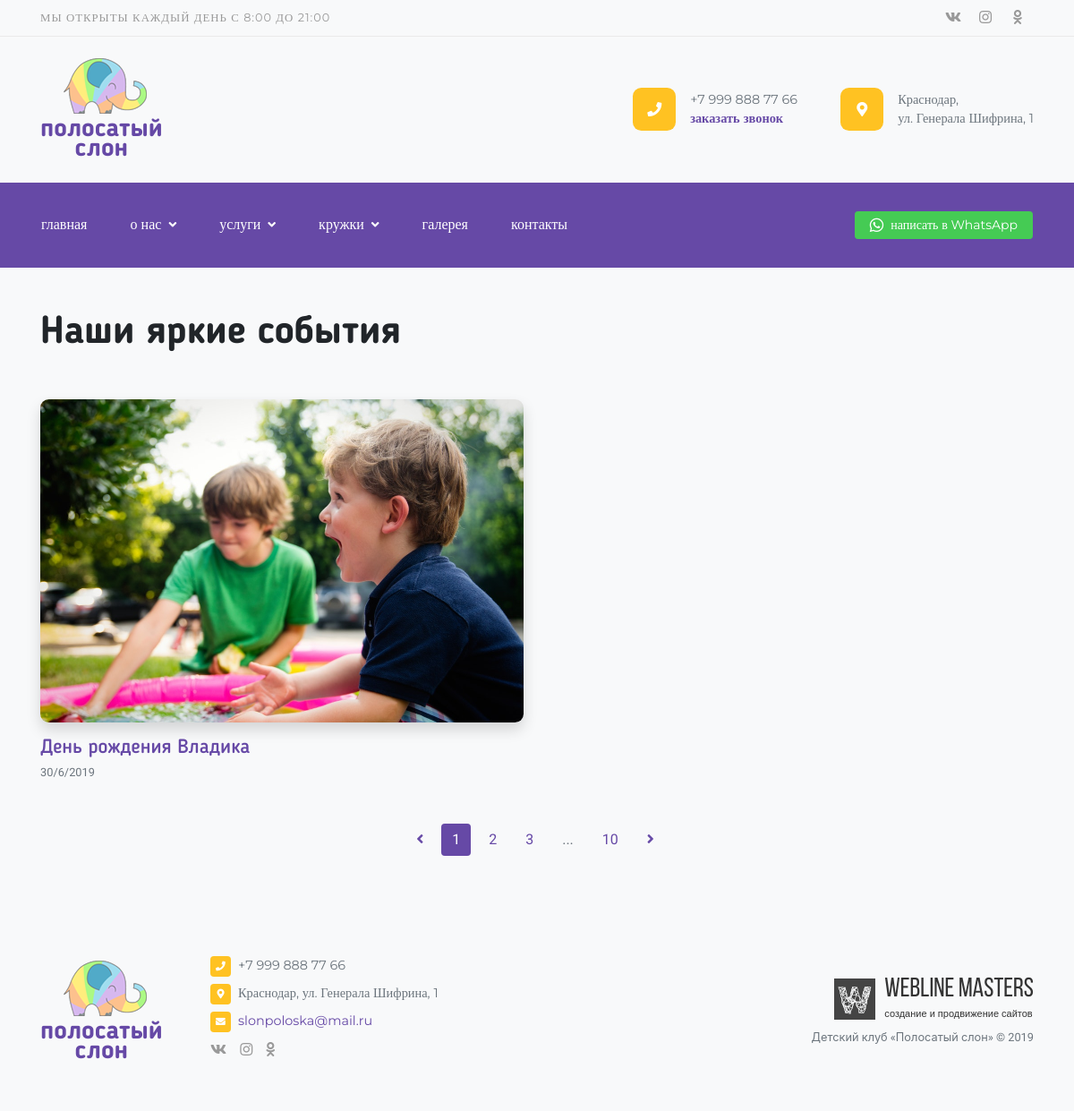
Page /gallery/ on the committed database.
### contacts/models.py (models this page shows, shortened)
class Social(models.Model):
    name = models.CharField(max_length=250, verbose_name='Название социальной сети')
    link = models.URLField(max_length=250, verbose_name='Ссылка')
    class Meta:
        verbose_name = 'Социальная сеть'
        verbose_name_plural = 'Социальные сети'

class Phone(models.Model):
    phone = models.CharField(max_length=20, verbose_name='Телефон')
    class Meta:
        verbose_name = 'Телефон'
        verbose_name_plural = 'Телефоны'
    def __str__(self):
        return '%s' % self.phone

class Address(models.Model):
    address = models.CharField(max_length=250, verbose_name='Адрес')
    class Meta:
        verbose_name = 'Адрес'
        verbose_name_plural = 'Адреса'
    def __str__(self):
        return '%s' % self.address

class Email(models.Model):
    email = models.CharField(max_length=20, verbose_name='E-mail')
    class Meta:
        verbose_name = 'E-mail'
        verbose_name_plural = 'E-mails'
    def __str__(self):
        return '%s' % self.email

### gallery/models.py (models this page shows, shortened)
class Album(SEOOptimizable):
    title = models.CharField(max_length=250, unique=True, verbose_name='Название')
    def get_picture_url(self, filename):
        ext = filename.split('.')[-1]
        filename = '%s.%s' % (self.id, ext)
        return 'images/albums/%s' % filename
    image = models.ImageField(upload_to=get_picture_url, verbose_name='Изображение')
    text = models.TextField(verbose_name='Текст')
    date = models.DateField(default=date.today, verbose_name='Дата создания')
    slug = models.SlugField(max_length=250, verbose_name='Slug', unique=True)
    def get_absolute_url(self):
        return reverse('album', args=[self.slug])
    class Meta:
        verbose_name = 'Альбом'
        verbose_name_plural = 'Альбомы'

### gallery/views.py (the view)
# urls.py: path('', views.GalleryView.as_view(), name='gallery'),
class GalleryView(View):
    def get(self, request):
        albums = Album.objects.all()
        context = {
            'albums': albums,
        }
        return render(request, 'gallery/gallery.html', context)

### landing/context_processors.py (called while the page is built)
def context_info(request):
    phone = Phone.objects.first()
    messenger = Messenger.objects.first()
    address = Address.objects.first()
    email = Email.objects.first()
    socials = Social.objects.all()
    seo_titles = TitleTag.objects.all()
    callback_form = CallBackForm()
    context = {
        'phone': phone,
        'address': address,
        'email': email,
        'messenger': messenger,
        'socials': socials,
        'seo_titles': seo_titles,
        'callback_form': callback_form,
    }
    return context

### templates/gallery/gallery.html
{% extends 'base.html' %}
{% load imagefit %}
{% block content %}
<div class="container pb-4 pb-lg-5">
    <h1 class="mt-0 mb-lg-5 mb-4">Наши яркие события</h1>
    <div class="row">
        {% for album in albums %}
            <div class="col-sm-6">
                <div class="gallery-item mb-4">
                    <img src="{{ album.image.url|resize:'album' }}" class="w-100 rounded-lg mb-3 shadow transition" alt="...">
                    <a href="{{ album.get_absolute_url }}" class="stretched-link font-3 h4 font-weight-normal mb-1 mt-0 d-block">{{ album.title }}</a>
                    <span class="text-muted small d-block">{{ album.date|date:"j/n/Y" }}</span>
                </div>
            </div>
        {% endfor %}
    </div>
    <div class="d-flex justify-content-center pt-4">
        <ul class="pagination">
            <li class="page-item">
                <a class="page-link" href="#" tabindex="-1"><i class="fas fa-angle-left"></i></a>
            </li>
            <li class="page-item active">
                <a class="page-link" href="#">1</a>
            </li>
            <li class="page-item">
                <a class="page-link" href="#">2</a>
            </li>
            <li class="page-item">
                <a class="page-link" href="#">3</a>
            </li>
            <li class="page-item disabled">
                <a class="page-link" href="#">...</a>
            </li>
            <li class="page-item">
                <a class="page-link" href="#">10</a>
            </li>
            <li class="page-item">
                <a class="page-link" href="#"><i class="fas fa-angle-right"></i></a>
            </li>
        </ul>
    </div>
</div>
{% endblock content %}

### templates/base.html (shortened to what this page needs)
<!doctype html>
<html lang="ru">
    <head>
        {% include '__head.html' %}
    </head>
    <body>
        {% include '__header.html' %}
        {% block content %}
        {% endblock content %}
        {% include '__footer.html' %}
    </body>
</html>

### templates/__head.html (shortened to what this page needs)
{% load static %}
<link rel="stylesheet" href="https://use.fontawesome.com/releases/v5.8.2/css/all.css">
<link rel="stylesheet" href="{% static 'css/bootstrap.min.css' %}">
<link rel="stylesheet" href="{% static 'css/smartphoto.min.css' %}">
<link rel="stylesheet" href="{% static 'css/style.css' %}">

### templates/__header.html (shortened to what this page needs)
{% load static %}
{% load flatpages %}
{% get_flatpages as flatpages %}
<div class="bg-light border-bottom border-gray d-none d-lg-block top-bar">
    <div class="container d-flex justify-content-between align-items-center">
        <span class="small mr-auto text-gray text-uppercase font-2 letter-spacing">
            Мы открыты каждый день с 8:00 до 21:00
        </span>
        {% for social in socials %}
            <a href="{{ social.link }}" target="_blank" class="text-gray py-2
                                                                {% if social.name == 'vk' %} vk {% endif %}
                                                                {% if social.name == 'instagram' %} inst {% endif %}
                                                                {% if social.name == 'odnoklassniki' %} odn {% endif %}">
                                                                <i class="fab fa-{{ social.name }}"></i></a>
        {% endfor %}
    </div>
</div>
<div class="bg-light py-4 d-none d-lg-block top-bar-2">
    <div class="container d-flex justify-content-between align-items-center">
        <div class="position-relative text-center logo mr-auto">
            <img src="{% static 'images/logo.png' %}" class="ml-2 mb-2">
            <a href="{% url 'index' %}" class="stretched-link text-lowercase d-block font-3 font-weight-bolder">полосатый<br>слон</a>
        </div>
        <div class="top-contact d-flex justify-content-between align-items-center mr-5">
            <span class="bg-warning text-center rounded-lg mr-3"><i class="fas fa-phone text-white"></i></span>
            <div>
                <p class="text-muted font-2 smaller m-0">{{ phone }}</p>
                <p class="font-2 smaller font-weight-bold m-0"><a href="#" data-toggle="modal" data-target="#CallBackModal">заказать звонок</a></p>
            </div>
        </div>
        <div class="top-contact d-flex justify-content-between align-items-center">
            <span class="bg-warning text-center rounded-lg mr-3"><i class="fas fa-map-marker-alt text-white"></i></span>
            <div>
                <p class="text-muted font-2 smaller m-0 w-10">{{ address|safe }}</p>
            </div>
        </div>
    </div>
</div>
<nav class="navbar navbar-expand-lg navbar-dark bg-primary sticky-top py-lg-4 mb-lg-5 mb-4 py-1">
    <div class="container px-3">
        <div class="collapse navbar-collapse">
            <ul class="navbar-nav mr-auto">
                <li class="nav-item">
                    <a class="nav-link text-lowercase font-2" href="{% url 'index' %}">главная</a>
                </li>
                <li class="nav-item dropdown">
                    <a class="nav-link text-lowercase dropdown-toggle font-2" href="{% url 'content_startpoint' %}">
                        о нас<i class="fas fa-angle-down fa-sm ml-2"></i>
                    </a>
                </li>
                <li class="nav-item dropdown">
                    <a class="nav-link text-lowercase dropdown-toggle font-2" href="catalogue-startpoint.html">
                        услуги<i class="fas fa-angle-down fa-sm ml-2"></i>
                    </a>
                </li>
                <li class="nav-item dropdown">
                    <a class="nav-link text-lowercase dropdown-toggle font-2" href="catalogue-startpoint.html">
                        кружки<i class="fas fa-angle-down fa-sm ml-2"></i>
                    </a>
                </li>
                <li class="nav-item">
                    <a class="nav-link text-lowercase font-2" href="{% url 'gallery' %}">галерея</a>
                </li>
                <li class="nav-item">
                    <a class="nav-link text-lowercase font-2" href="{% url 'contacts' %}">контакты</a>
                </li>
            </ul>
            <span class="navbar-text">
                <a href="https://wa.me/{{ messenger.number }}?text=Текст%20стандартного%20сообщения." target="_blank" class="btn btn-secondary btn-sm text-white font-2 small"><i class="fab fa-whatsapp align-middle mr-2" style="color: #fff; font-size: 1.1rem;"></i><span class="d-none d-xl-inline">написать в </span>WhatsApp</a>
            </span>
        </div>
    </div>
</nav>

### templates/__footer.html
{% load static %}
<footer class="footer bg-light py-4 py-lg-5">
    <div class="container">
        <div class="row d-flex align-items-center">
            <div class="col-lg-2">
                <div class="position-relative d-lg-inline-block d-none text-center logo">
                    <img src="{% static 'images/logo.png' %}" class="ml-2 mb-2">
                    <a href="{% url 'index' %}" class="stretched-link text-lowercase d-block font-3 font-weight-bolder">полосатый<br>слон</a>
                </div>
            </div>
            <div class="col-xl-7 col-lg-6 col-md-6">
                <ul class="list-unstyled">
                    <li class="smaller d-flex justify-content-start align-items-start">
                        <i class="fas fa-phone fa-xs fcm mr-2"></i>
                        <p class="m-0 font-2 text-muted">{{ phone }}</p>
                    </li>
                    <li class="smaller d-flex justify-content-start align-items-start">
                        <i class="fas fa-map-marker-alt fa-xs fcm mr-2"></i>
                        <p class="m-0 font-2 text-muted">{{ address|striptags }}</p>
                    </li>
                    <li class="smaller d-flex justify-content-start align-items-start">
                        <i class="fas fa-envelope fa-xs fcm mr-2"></i>
                        <p class="m-0 font-2 text-muted"><a href="mailto:{{ email }}">{{ email }}</a></p>
                    </li>
                    <li>
                        {% for social in socials %}
                            <a href="{{ social.link }}" target="_blank" class="text-gray
                                                                               {% if social.name == 'vk' %} vk {% endif %}
                                                                               {% if social.name == 'instagram' %} inst {% endif %}
                                                                               {% if social.name == 'odnoklassniki' %} odn {% endif %}">
                                                                               <i class="fab fa-{{ social.name }}"></i></a>
                        {% endfor %}
                    </li>
                </ul>
            </div>
            <div class="col-xl-3 col-lg-4 col-md-6">
                <a class="devlogo mb-1 mt-4 mt-md-0 ml-md-auto" href="http://wlms.info" target="_blank">
                    <img src="{% static 'images/devlogo.png' %}" alt="...">
                    <div class="devlogo-text">
                        <span>Webline Masters</span>
                        <span>создание и продвижение сайтов</span>
                    </div>
                </a>
                <p class="m-0 text-muted small text-md-right">Детский клуб «Полосатый слон» © 2019</p>
            </div>
        </div>
    </div>
</footer>

### templates/__scripts.html (shortened to what this page needs)
 {% load static %}

### dev_static/css/style.css (style rules this page uses)
html { position: relative; min-height: 100%; }
body { overflow-x: hidden; }
.footer { position: absolute; bottom: 0; width: 100%; }
.devlogo { display: table; }
.devlogo img, .devlogo-text { display: table-cell; vertical-align: top; }
.devlogo span { display: block; margin-left: 10px; font-family: "BebasNeueRegular", sans-serif; font-size: 30px; line-height: 26px; color: #333; -webkit-transition: all .1s ease-in-out; transition: all .1s ease-in-out; }
.devlogo span:last-child { font-size: 11px; font-family: "Arial", sans-serif; }
.dropdown-toggle > i { -webkit-transition: -webkit-transform .2s ease-in-out; transition: -webkit-transform .2s ease-in-out; transition: transform .2s ease-in-out; transition: transform .2s ease-in-out, -webkit-transform .2s ease-in-out; }
.vk, .inst, .odn { width: 36px; text-align: center; }
.logo a { font-size: 28px; line-height: 1.4rem; -webkit-transition: color .1s ease-in-out; transition: color .1s ease-in-out; }
.top-contact span { width: 48px; height: 48px; }
.top-contact span i { line-height: 48px; }

### rows in the picture
Phone: phone "+7 999 888 77 66"
Address: address "Краснодар, ул. Генерала Шифрина, 1"
Album: image|resize (placeholder picture), title "День рождения Владика", date "30/6/2019"
Email: email "slonpoloska@mail.ru"
